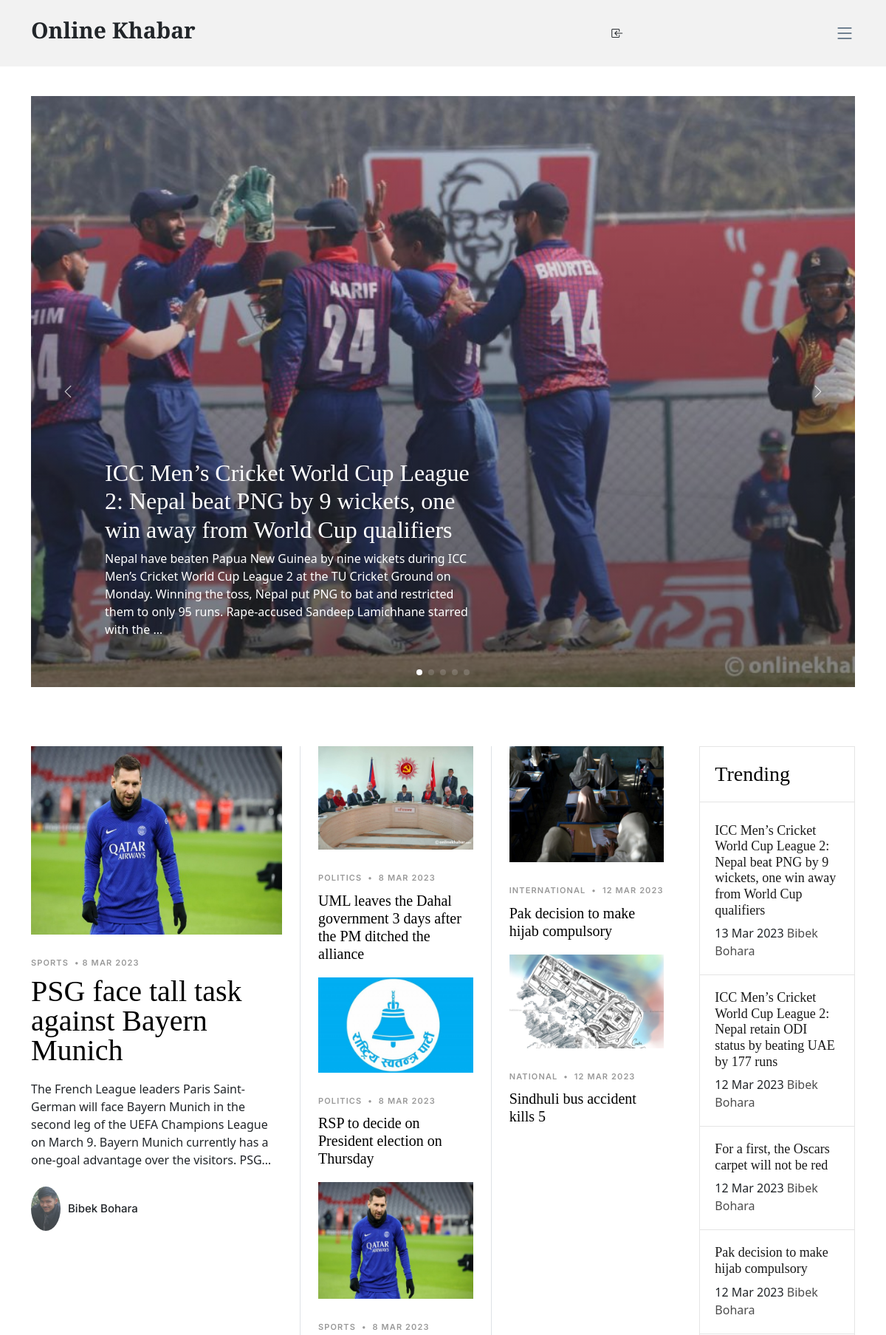
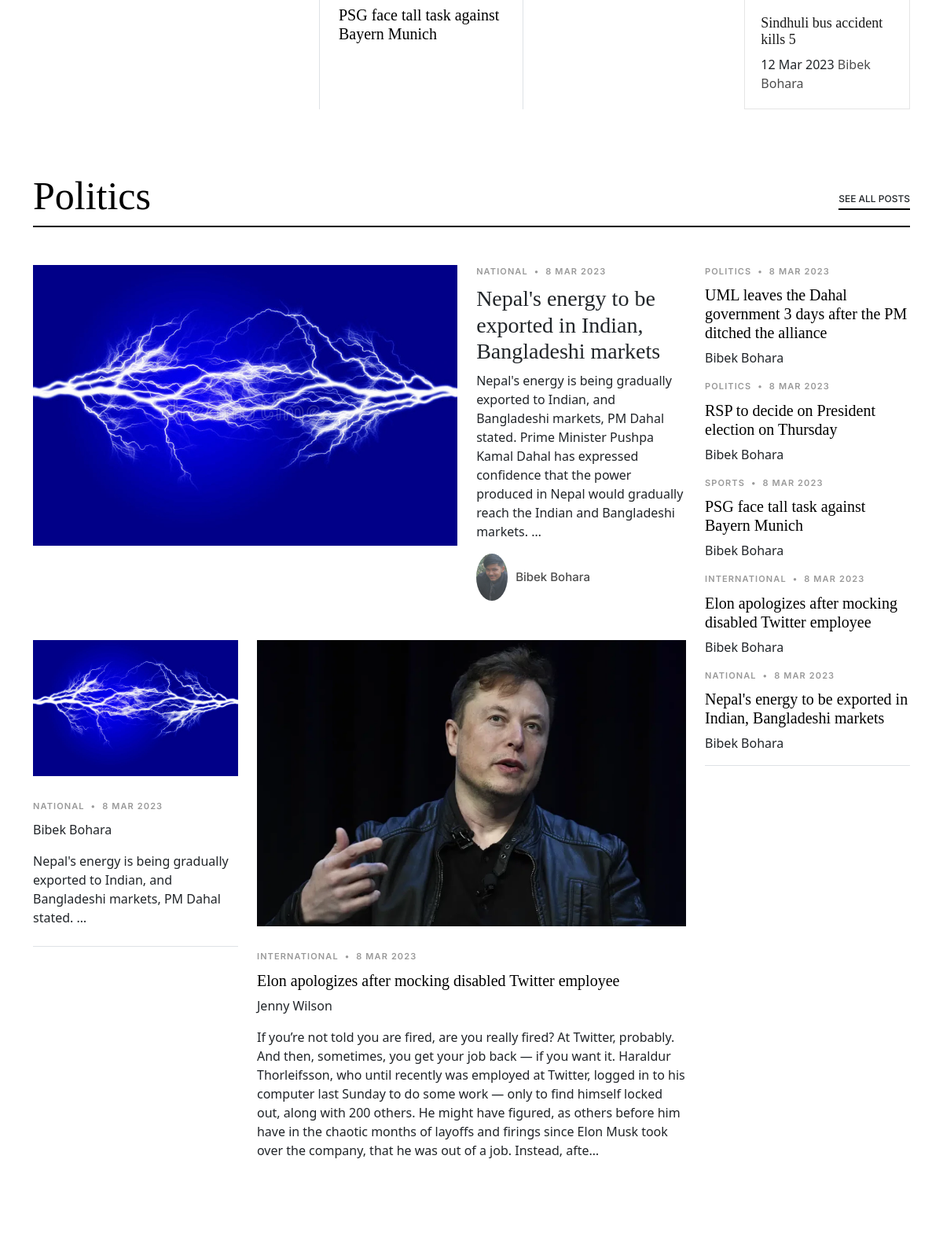
The page / (upper part) on the database its author committed (2 pictures, top to bottom).
### newspaper_blog/models.py (models this page shows, shortened)
class TimeStampModel(models.Model):
    created_at =models.DateTimeField(auto_now_add=True)
    updated_at=models.DateTimeField(auto_now=True)
    class  Meta:
        abstract = True

class Post(TimeStampModel):
    STATUS_CHOICES =[
        ("active", "Active"),
        ("in_active","Inactive"),
    ]
    title =models.CharField(max_length=250)
    content = models.TextField()
    featured_image = models.ImageField(upload_to="post_images/%Y/%m/%d", blank=False)
    author = models.ForeignKey("auth.User", on_delete=models.CASCADE)
    published_at = models.DateTimeField(null=True, blank=True)
    status = models.CharField(max_length=20, choices=STATUS_CHOICES, default=0)
    category = models.ForeignKey(Category, on_delete=models.CASCADE)
    tag = models.ManyToManyField(Tag)
    views_count=models.PositiveBigIntegerField(default=0)

class Category(TimeStampModel):
    name = models.CharField(max_length=20)

### newspaper_blog/views.py (the view)
class Homeview(ListView):
    name = Post
    template_name="zennews/home.html"
    context_object_name="posts"
    queryset = Post.objects.filter(status="active", published_at__isnull=False)
    def get_context_data(self,*args,**kwargs):
        context = super().get_context_data(*args, **kwargs)
        context["featured_post"]=(
            Post.objects.filter(status="active", published_at__isnull=False)
            .order_by("-published_at")
            .first()
        )
        context["slider_posts"]=Post.objects.filter(status="active", published_at__isnull=False).order_by("-published_at")[:5]
        context["post_grids"]=Post.objects.filter(status="active", published_at__isnull=False).order_by("-views_count")[4:5]
        context["post_right_grids"]=Post.objects.filter(status="active", published_at__isnull=False).order_by("-views_count")[2:5]
        context["post_left_grids"]=Post.objects.filter(status="active", published_at__isnull=False).order_by("-created_at")[3:5]
        context["trandings"]=Post.objects.filter(status="active", published_at__isnull=False).order_by("-published_at")[:5]
        context["politics_left_posts"]=Post.objects.filter(status="active", published_at__isnull=False).order_by("-views_count")[4:5]
        context["politics_left_down_posts"]=Post.objects.filter(status="active", published_at__isnull=False).order_by("-views_count")[3:5]
        context["politics_left_up_posts"]=Post.objects.filter(status="active", published_at__isnull=False).order_by("-views_count")[6:7]
        context["politics_right_posts"]=Post.objects.filter(status="active", published_at__isnull=False).order_by("-views_count")[:5]
        context["bussiness_right_categories"]=Post.objects.filter(status="active", published_at__isnull=False).order_by("-views_count")[4:5]
        context["bussiness_left_up_posts"]=Post.objects.filter(status="active", published_at__isnull=False).order_by("-created_at")[4:5]
        context["bussiness_left_down_posts"]=Post.objects.filter(status="active", published_at__isnull=False).order_by("category")[4:5]
        context["bussiness_right_posts"]=Post.objects.filter(status="active", published_at__isnull=False).order_by("-tag")[4:5]
        context["bussiness_left_categories"]=Post.objects.filter(status="active", published_at__isnull=False).order_by("-views_count")[2:7]
        context["politics_left_posts"]=Post.objects.filter(status="active", published_at__isnull=False).order_by("-views_count")[6:7]
        context["politics_left_down_posts"]=Post.objects.filter(status="active", published_at__isnull=False).order_by("-views_count")[6:7]
        context["politics_left_up_posts"]=Post.objects.filter(status="active", published_at__isnull=False).order_by("-views_count")[5:6]
        context["politics_left_middle_posts"]=Post.objects.filter(status="active", published_at__isnull=False).order_by("-views_count")[4:6]
        context["politics_right_left_posts"]=Post.objects.filter(status="active", published_at__isnull=False).order_by("-views_count")[1:3]
        context["politics_right_posts"]=Post.objects.filter(status="active", published_at__isnull=False).order_by("-views_count")[2:7]
        context["footer_categories"]=Category.objects.all()[:6]
        context["recent_posts"]=Post.objects.filter(status="active", published_at__isnull=False).order_by("-published_at")[:4]
        return context

### templates/zennews/home.html (shortened to what this page needs)
{% extends "zennews/base.html" %}
{% block content %}
<main id="main">
   {% include "zennews/main/hero_slider.html" %}
{% include "zennews/main/post_grid.html" %}
{% include "zennews/main/culture.html" %}
{% include "zennews/main/business.html" %}
  </main>
{% endblock content %}

### templates/zennews/main/hero_slider.html
 <section id="hero-slider" class="hero-slider">
    <div class="container-md" data-aos="fade-in">
      <div class="row">
        <div class="col-12">
          <div class="swiper sliderFeaturedPosts">
            <div class="swiper-wrapper">
              {% for slider_post in slider_posts %}
              <div class="swiper-slide">
                <a href="{% url "post-detail" slider_post.pk %}" class="img-bg d-flex align-items-end" style="background-image: url('{{slider_post.featured_image.url}}'); height:100vh">                  <div class="img-bg-inner">
                    <h2>{{ slider_post.title}}</h2>
                    <p>{{ slider_post.content|truncatechars:260}}</p>
                  </div>
                </a>
              </div>
              {% endfor %}
            </div>
            <div class="custom-swiper-button-next">
              <span class="bi-chevron-right"></span>
            </div>
            <div class="custom-swiper-button-prev">
              <span class="bi-chevron-left"></span>
            </div>
            <div class="swiper-pagination"></div>
          </div>
        </div>
      </div>
    </div>
  </section>

### templates/zennews/main/post_grid.html
   {% load static %}
    <section id="posts" class="posts">
        <div class="container" data-aos="fade-up">
          <div class="row g-5">
            <div class="col-lg-4">
              <div class="post-entry-1 lg">
                {% for post_grid in post_grids %}
                <a href="{% url 'post-detail' post_grid.pk %}"><img src="{{post_grid.featured_image.url}}" alt="{{post_grid.title}}" class="img-fluid"></a>
                <div class="post-meta"><span class="date">{{post_grid.category.name}}</span> <span class="mx-1">&bullet;</span><span>{{post_grid.published_at|date:"j M Y"}} </span></div>
                <h2><a href="{% url 'post-detail' post_grid.pk %}">{{ post_grid.title}}</a></h2>
                <p class="mb-4 d-block">{{ post_grid.content|truncatechars:200}}</p>
                <div class="d-flex align-items-center author">
                  <div class="photo"><img src="{% static 'assets/img/photos.jpg'%}" alt="" class="img-fluid"></div>
                  <div class="name">
                    <h3 class="m-0 p-0">{{post_grid.author.get_full_name}}</h3>
                  </div>
                  {% endfor %}
                </div>
              </div>
            </div>
            <div class="col-lg-8">
              <div class="row g-5">
                <div class="col-lg-4 border-start custom-border">
                  <div class="post-entry-1">
                    {% for post_right_grid in post_right_grids %}
                    <a href="{% url 'post-detail' post_right_grid.pk %}"><img src="{{post_right_grid.featured_image.url}}" alt="{{post_right_grid.title}}" class="img-fluid"></a>
                    <div class="post-meta"><span class="date">{{post_right_grid.category.name}}</span> <span class="mx-1">&bullet;</span> <span>{{post_right_grid.published_at|date:"j M Y"}}</span></div>
                    <h2><a href="{% url 'post-detail' post_right_grid.pk %}">{{post_right_grid.title}}</a></h2>
                    {% endfor %}
                  </div>
                </div>
                <div class="col-lg-4 border-start custom-border">
                  <div class="post-entry-1">
                    {% for post_left_grid in post_left_grids %}
                    <a href="{% url 'post-detail' post_left_grid.pk %}"><img src="{{post_left_grid.featured_image.url}}" alt="{{post_left_grid.title}}" class="img-fluid"></a>
                    <div class="post-meta"><span class="date">{{post_left_grid.category.name}}</span> <span class="mx-1">&bullet;</span> <span>{{post_left_grid.published_at|date:"j M Y"}}</span></div>
                    <h2><a href="{% url 'post-detail' post_left_grid.pk %}">{{post_left_grid.title}}</a></h2>
                    {% endfor %}
                  </div>
                </div>
                <div class="col-lg-4">
                  <div class="trending">
                    <h3>Trending</h3>
                    <ul class="trending-post">
                      {% for tranding in trandings %}
                      <li>
                        <a href="{% url 'post-detail' tranding.pk %}">
                          <h3>{{tranding.title}}</h3>
                          <span>{{tranding.published_at|date:"j M Y"}}</span>
                          <span class="author">{{tranding.author.get_full_name}}</span>
                        </a>
                      </li>
                      {% endfor %}
                    </ul>
                  </div>
                </div>
              </div>
            </div>
          </div>
        </div>
      </section>

### templates/zennews/main/culture.html (shortened to what this page needs)
{% load static %}
<section class="category-section">
  <div class="container" data-aos="fade-up">
    <div class="section-header d-flex justify-content-between align-items-center mb-5">
      <h2>Politics</h2>
      <div><a href="{% url 'post-category' %}" class="more">See All Posts</a></div>
    </div>
    <div class="row">
      <div class="col-md-9">
        {% for politics_left_post in politics_left_posts %}
        <div class="d-lg-flex post-entry-2">
          <a href="{% url 'post-detail' politics_left_post.pk %}" class="me-4 thumbnail mb-4 mb-lg-0 d-inline-block">
            <img src="{{politics_left_post.featured_image.url}}" alt="{{politics_left_post.title}}" class="img-fluid">
          </a>
          <div>
            <div class="post-meta"><span class="date">{{politics_left_post.category.name}}</span> <span class="mx-1">&bullet;</span> <span>{{politics_left_post.published_at|date:"j M Y"}}</span></div>
            <h3><a href="{% url 'post-detail' politics_left_post.pk %}">{{politics_left_post.title}}</a></h3>
            <p>{{politics_left_post.content|truncatechars:250}}</p>
            <div class="d-flex align-items-center author">
              <div class="photo"><img src="{% static 'assets/img/photos.jpg' %}" alt="" class="img-fluid"></div>
              <div class="name">
                <h3 class="m-0 p-0">Bibek Bohara</h3>
              </div>
            </div>
            {% endfor %}
          </div>
        </div>
        <div class="row">
          <div class="col-lg-4">
            <div class="post-entry-1 border-bottom">
              {% for politics_left_down_post in politics_left_down_posts %}
              <a href="{% url 'post-detail' politics_left_down_post.pk %}"><img src="{{politics_left_down_post.featured_image.url}}" alt="{{politics_left_down_post.title}}" class="img-fluid"></a>
              <div class="post-meta"><span class="date">{{ politics_left_down_post.category.name }}</span> <span class="mx-1">&bullet;</span> <span>{{ politics_left_down_post.published_at|date:"j M Y"}}</span></div>
              <span class="author mb-3 d-block">Bibek Bohara</span>
              <p class="mb-4 d-block">{{politics_left_down_post.content|truncatechars:100}}</p>
              {% endfor %}
            </div>
          </div>
          <div class="col-lg-8">
            <div class="post-entry-1">
              {% for politics_left_up_post in politics_left_up_posts %}
              <a href="{% url 'post-detail' politics_left_up_post.pk %}"><img src="{{politics_left_up_post.featured_image.url}}" alt="{{politics_left_up_post.title}}" class="img-fluid"></a>
              <div class="post-meta"><span class="date">{{politics_left_up_post.category.name}}</span> <span class="mx-1">&bullet;</span> <span>{{ politics_left_up_post.published_at|date:"j M Y"}}</span></div>
              <h2 class="mb-2"><a href="{% url 'post-detail' politics_left_up_post.pk %}">{{politics_left_up_post.title}}</a></h2>
              <span class="author mb-3 d-block">Jenny Wilson</span>
              <p class="mb-4 d-block">{{politics_left_up_post.content|truncatechars:500}}</p>
              {% endfor %}
            </div>
          </div>
        </div>
      </div>
      <div class="col-md-3">
        <div class="post-entry-1 border-bottom">
          {% for politics_right_post in politics_right_posts %}
          <div class="post-meta"><span class="date">{{politics_right_post.category.name}}</span> <span class="mx-1">&bullet;</span> <span>{{ politics_right_post.published_at|date:"j M Y"}}</span></div>
          <h2 class="mb-2"><a href="{% url 'post-detail' politics_right_post.pk %}">{{politics_right_post.title}}</a></h2>
          <span class="author mb-3 d-block">Bibek Bohara</span>
          {% endfor %}
        </div>
      </div>
    </div>
  </div>
</section>

### rows shown on the page
Post: featured_image (picture), title "ICC Men’s Cricket World Cup League 2: Nepal beat PNG by 9 wickets, one win away from World Cup qualifiers", content "Nepal have beaten Papua New Guinea by nine wickets during ICC Men’s Cricket World Cup League 2 at the TU Cricket Ground on Monday. Winning the toss, Nepal put PNG to bat and restricted them to only 95 runs. Rape-accused Sandeep Lamichhane starred with the …", published_at "13 Mar 2023", author.get_full_name "Bibek Bohara"
Post: featured_image (picture), category.name "SPORTS", published_at "8 MAR 2023", title "PSG face tall task against Bayern Munich", content "The French League leaders Paris Saint-German will face Bayern Munich in the second leg of the UEFA Champions League on March 9. Bayern Munich currently has a one-goal advantage over the visitors. PSG…", author.get_full_name "Bibek Bohara"
Post: featured_image (picture), category.name "POLITICS", published_at "8 MAR 2023", title "UML leaves the Dahal government 3 days after the PM ditched the alliance"
Post: featured_image (picture), category.name "POLITICS", published_at "8 MAR 2023", title "RSP to decide on President election on Thursday"
Post: featured_image (picture), category.name "INTERNATIONAL", published_at "12 MAR 2023", title "Pak decision to make hijab compulsory", published_at "12 Mar 2023", author.get_full_name "Bibek Bohara"
Post: featured_image (picture), category.name "NATIONAL", published_at "12 MAR 2023", title "Sindhuli bus accident kills 5", published_at "12 Mar 2023", author.get_full_name "Bibek Bohara"
Post: title "ICC Men’s Cricket World Cup League 2: Nepal retain ODI status by beating UAE by 177 runs", published_at "12 Mar 2023", author.get_full_name "Bibek Bohara"
Post: title "For a first, the Oscars carpet will not be red", published_at "12 Mar 2023", author.get_full_name "Bibek Bohara"
Post: featured_image (picture), category.name "NATIONAL", published_at "8 MAR 2023", title "Nepal's energy to be exported in Indian, Bangladeshi markets", content "Nepal's energy is being gradually exported to Indian, and Bangladeshi markets, PM Dahal stated. Prime Minister Pushpa Kamal Dahal has expressed confidence that the power produced in Nepal would gradually reach the Indian and Bangladeshi markets. …", content "Nepal's energy is being gradually exported to Indian, and Bangladeshi markets, PM Dahal stated. …"
Post: featured_image (picture), category.name "INTERNATIONAL", published_at "8 MAR 2023", title "Elon apologizes after mocking disabled Twitter employee", content "If you’re not told you are fired, are you really fired? At Twitter, probably. And then, sometimes, you get your job back — if you want it. Haraldur Thorleifsson, who until recently was employed at Twitter, logged in to his computer last Sunday to do some work — only to find himself locked out, along with 200 others. He might have figured, as others before him have in the chaotic months of layoffs and firings since Elon Musk took over the company, that he was out of a job. Instead, afte…"
